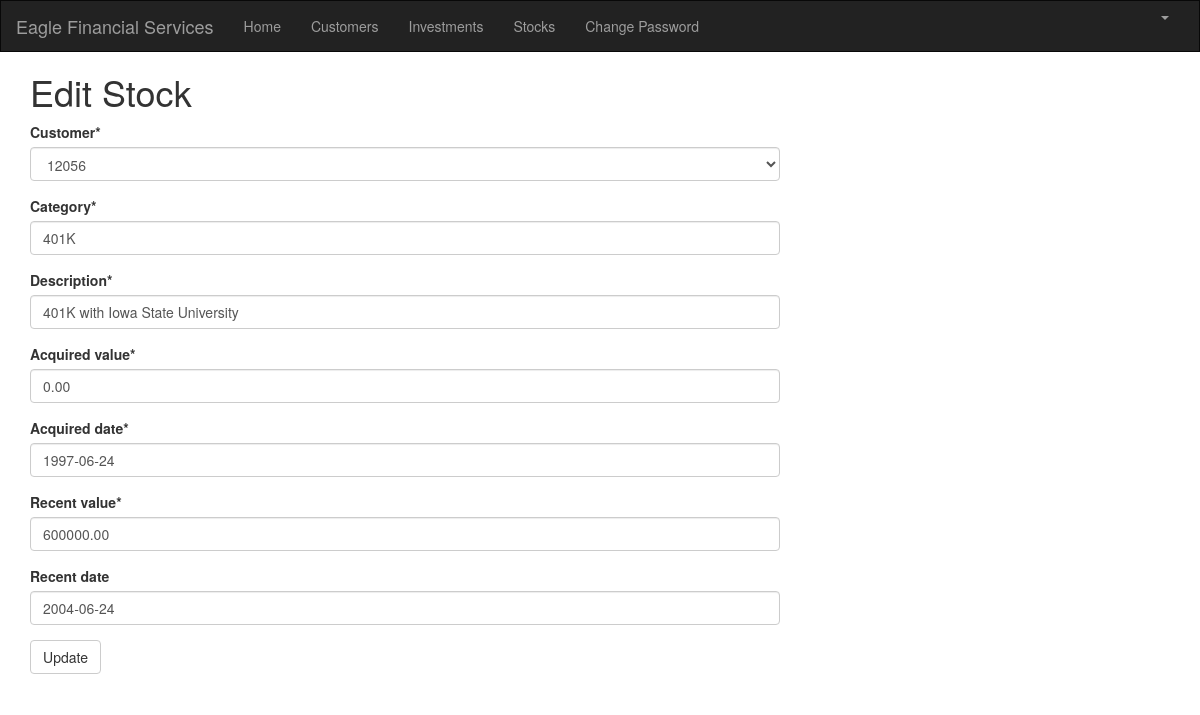
/investment/5/edit/ (signed in), run on the app's committed database.
### portfolio/models.py (models this page shows, shortened)
class Investment(models.Model):
    customer = models.ForeignKey(Customer, on_delete=models.CASCADE, related_name='investments')
    category = models.CharField(max_length=50)
    description = models.CharField(max_length=200)
    acquired_value = models.DecimalField(max_digits=10, decimal_places=2)
    acquired_date = models.DateField(default=timezone.now)
    recent_value = models.DecimalField(max_digits=10, decimal_places=2)
    recent_date = models.DateField(default=timezone.now, blank=True, null=True)

### portfolio/views.py (the view)
# urls.py: path('investment/<int:pk>/edit/', views.investment_edit, name='investment_edit'),
@login_required
def investment_edit(request, pk):
    investment = get_object_or_404(Investment, pk=pk)
    if request.method == "POST":
        form = InvestmentForm(request.POST, instance=investment)
        if form.is_valid():
            investment = form.save()
            investment.updated_date = timezone.now()
            investment.save()
            investments = Investment.objects.filter(acquired_date__lte=timezone.now())
            return render(request, 'portfolio/investment_list.html', {'investments': investments})
    else:
        form = InvestmentForm(instance=investment)
    return render(request, 'portfolio/investment_edit.html', {'form': form})

### portfolio/forms.py
class InvestmentForm(forms.ModelForm):
    class Meta:
        model = Investment
        fields = ('customer', 'category', 'description', 'acquired_value', 'acquired_date', 'recent_value', 'recent_date',)

### portfolio/models.py (called while the page is built)
    def __str__(self):
        return str(self.cust_number)

### portfolio/templates/portfolio/investment_edit.html
{% extends 'portfolio/base.html' %}
{% load crispy_forms_tags %}
{% block content %}
    <h1>Edit Stock</h1>
    <form method="POST" class="investment-form">{% csrf_token %}
        {{ form|crispy }}
        <button type="submit" class="save btn btn-default">Update</button>
    </form>
{% endblock %}

### data on the page
Investment: customer "12056", category "401K", description "401K with Iowa State University", acquired_value "0.00", acquired_date "1997-06-24", recent_value "600000.00", recent_date "2004-06-24"
